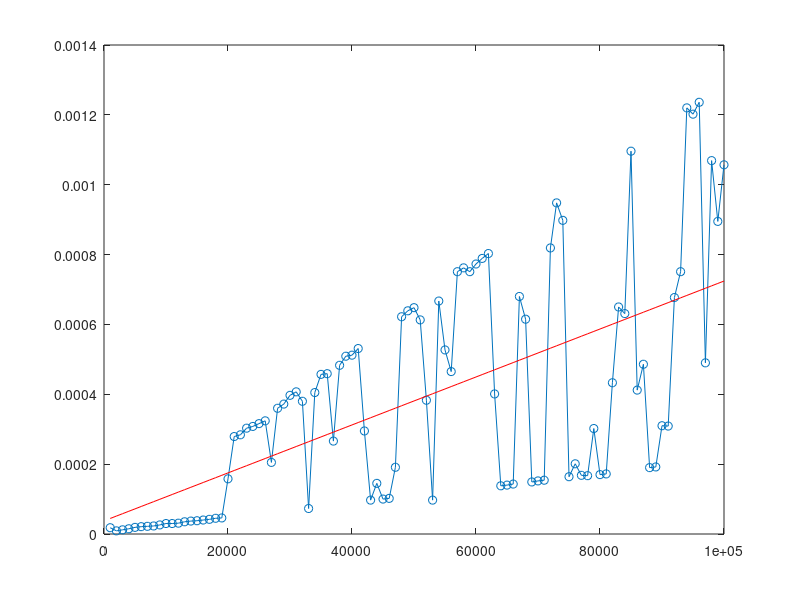

Write the MATLAB code that produced this figure.
tab=[
1000 0.000018 456621168.565726
2000 0.000009 1716738849.256590
3000 0.000012 1955990543.772548
4000 0.000015 2070527323.696510
5000 0.000019 2143622983.007603
6000 0.000021 2288983861.608243
7000 0.000022 2564102721.133689
8000 0.000023 2725143356.084012
9000 0.000026 2738684157.914631
10000 0.000030 2625533582.480742
11000 0.000030 2936758982.902083
12000 0.000031 3053435381.018791
13000 0.000035 3012746865.176190
14000 0.000037 3050108915.232399
15000 0.000038 3162889144.616690
16000 0.000040 3225400349.577484
17000 0.000042 3205657526.218079
18000 0.000045 3204628832.801125
19000 0.000046 3275156745.527755
20000 0.000158 1013107110.179009
21000 0.000279 601762308.756621
22000 0.000284 618781416.416444
23000 0.000303 607601618.249457
24000 0.000308 623903292.945859
25000 0.000316 632261128.454711
26000 0.000324 642689415.232782
27000 0.000205 1055486356.753100
28000 0.000360 622914349.132425
29000 0.000372 622910771.017172
30000 0.000397 604823457.471340
31000 0.000407 608850438.341814
32000 0.000380 673870411.938541
33000 0.000073 3596730239.828251
34000 0.000405 671679569.856863
35000 0.000457 612792037.364680
36000 0.000459 627034321.655281
37000 0.000266 1111090220.891298
38000 0.000483 629490815.338557
39000 0.000509 612870273.282291
40000 0.000512 625445872.362563
41000 0.000531 617214256.262987
42000 0.000295 1137710368.244375
43000 0.000097 3562367291.052552
44000 0.000145 2431107100.281294
45000 0.000100 3605769355.493787
46000 0.000102 3592171446.919567
47000 0.000191 1970546592.406858
48000 0.000622 617626474.207967
49000 0.000639 613506532.766886
50000 0.000648 617693842.684534
51000 0.000613 665921312.992985
52000 0.000383 1087027521.401413
53000 0.000097 4386509190.773605
54000 0.000667 648016197.661617
55000 0.000527 835675765.451753
56000 0.000465 964000617.699362
57000 0.000751 606822758.087757
58000 0.000762 609299700.206660
59000 0.000751 628880538.240766
60000 0.000773 620848885.314798
61000 0.000789 618379041.649519
62000 0.000803 617683689.523820
63000 0.000401 1255808752.717407
64000 0.000138 3708398341.569185
65000 0.000140 3718003755.255670
66000 0.000143 3683935038.892017
67000 0.000680 788629606.868717
68000 0.000615 884610370.562065
69000 0.000149 3701096117.819030
70000 0.000152 3691739897.415142
71000 0.000154 3682930845.361923
72000 0.000819 703013436.736476
73000 0.000948 616232014.300284
74000 0.000898 659341878.325032
75000 0.000164 3664681633.585020
76000 0.000201 3028491711.558508
77000 0.000168 3662960151.466048
78000 0.000167 3725929284.079720
79000 0.000302 2089947138.720747
80000 0.000170 3756640069.649250
81000 0.000172 3757501881.098210
82000 0.000433 1513718083.889692
83000 0.000650 1021876453.807585
84000 0.000631 1064950907.815721
85000 0.001096 620242715.586083
86000 0.000412 1668890224.985167
87000 0.000486 1432496684.795253
88000 0.000190 3712199076.274555
89000 0.000192 3713652388.433773
90000 0.000310 2319363424.785330
91000 0.000309 2355034380.744976
92000 0.000677 1086828120.572883
93000 0.000751 990356004.814917
94000 0.001220 616486927.728287
95000 0.001202 632482118.721251
96000 0.001236 621489958.179039
97000 0.000490 1583431090.622954
98000 0.001069 733183080.564171
99000 0.000895 884970590.936143
100000 0.001057 756715857.418671
];
clf;
plot(tab(:,1),tab(:,2),'o-');
p=polyfit(tab(:,1)*8,tab(:,2),1);
hold on;
plot(tab(:,1),p(2)+p(1)*8*tab(:,1),'r-')
disp(['Latency : ' num2str(p(2)*1e6) 'us   Bandwidth : ' num2str(1/p(1)/1e6) ' MB/s'])


